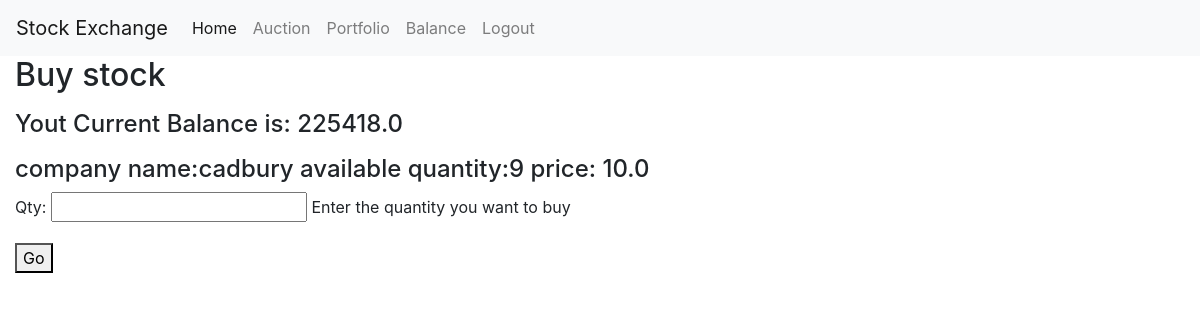
Screenshot of /stocks/buy_stock/3/ (signed in) with the database file from the repository.
### account/models.py (models this page shows, shortened)
class Account(AbstractBaseUser):
    email           =models.EmailField(verbose_name="email",max_length=60,unique=True)
    adhar           =models.CharField(max_length=12,unique=True)
    date_joined     =models.DateTimeField(verbose_name="date joined",auto_now_add=True)
    last_login      =models.DateTimeField(verbose_name="last login",auto_now=True)
    is_admin        =models.BooleanField(default=False)
    is_active       =models.BooleanField(default=True)
    is_staff        =models.BooleanField(default=False)
    is_superuser    =models.BooleanField(default=False)
    first_name      =models.CharField(max_length=30)
    last_name       =models.CharField(max_length=30)
    user_balance    =models.FloatField(default=0)
    USERNAME_FIELD = 'email'
    REQUIRED_FIELDS = ['adhar','first_name','last_name']
    objects = MyAccountManager()

### stocks/models.py (models this page shows)
class Auction(models.Model):
    seller              =models.ForeignKey('account.Account',on_delete=models.CASCADE)
    share_id            =models.ForeignKey('Stock',on_delete=models.CASCADE)
    quantity            =models.IntegerField()
    sell_value          =models.FloatField()
    timestamp           =models.DateTimeField(auto_now_add=True)

class Stock(models.Model):
    share_id        =models.CharField(max_length=5,primary_key=True,unique=True)
    company_name    =models.CharField(max_length=30)
    face_value      =models.FloatField()
    current_value   =models.FloatField()
    quantity        =models.IntegerField(default=0)

### stocks/views.py (the view)
# urls.py: path('buy_stock/<int:id>/',buy_stock,name='buy stock'),
def buy_stock(request,id):
    context={}
    context['error']=[]
    auction=get_object_or_404(Auction,id=id)
    user=get_object_or_404(Account,email=request.user.email)
    if request.POST:
        form=BuyForm(request.POST)
        if form.is_valid:
            print("ppp")
            print(form)
            qty=form.cleaned_data['qty']
            if(qty<=auction.quantity):
                if(qty*auction.sell_value<user.user_balance):
                    buy=Buyorder.objects.create(buyer=Account.objects.get(email=request.user.email),seller=auction.seller,quantity=qty,buy_value=auction.sell_value,share_id=auction.share_id)
                    auction.quantity=auction.quantity-qty
                    auction.share_id.current_value=auction.sell_value
                    auction.share_id.save()
                    auction.save()
                    user.user_balance=user.user_balance-(qty*auction.sell_value)
                    auction.seller.user_balance=auction.seller.user_balance+(qty*auction.sell_value)
                    auction.seller.save()
                    user.save()
                    return redirect('home')
                else:
                    context['form']=form
                    context['error'].append('Not enough balance')
            else:
                context['form']=form
                context['error'].append('quantity not available')
        else:
            context['form']=form
            context['error'].append('form not valid')
    else:
        form=BuyForm()
        print(form)
        context['auction']=auction
        context['buyer']=user
        context['form']=form
    return render(request,'stocks/buy.html',context)

### stocks/forms.py (shortened to what this page needs)
class BuyForm(forms.Form):
    qty=forms.IntegerField(help_text='Enter the quantity you want to buy',required=True)

### stocks/templates/stocks/buy.html (shortened to what this page needs)
{% extends 'stocks/base.html' %}
{% block content %}
 <h2>Buy stock</h2>
  <h4>Yout Current Balance is: {{buyer.user_balance}}</h4>
  <h4> company name:{{auction.share_id.company_name}} available quantity:{{auction.quantity}} price: {{auction.sell_value}}</h6>
  <form method="post">{% csrf_token %}
    {{form.as_p}}
    <button type="submit"> Go </button>
  </form>
{% endblock %}

### rows the page displays
Account: user_balance "225418.0"
Auction: share_id.company_name "cadbury", quantity "9", sell_value "10.0"
